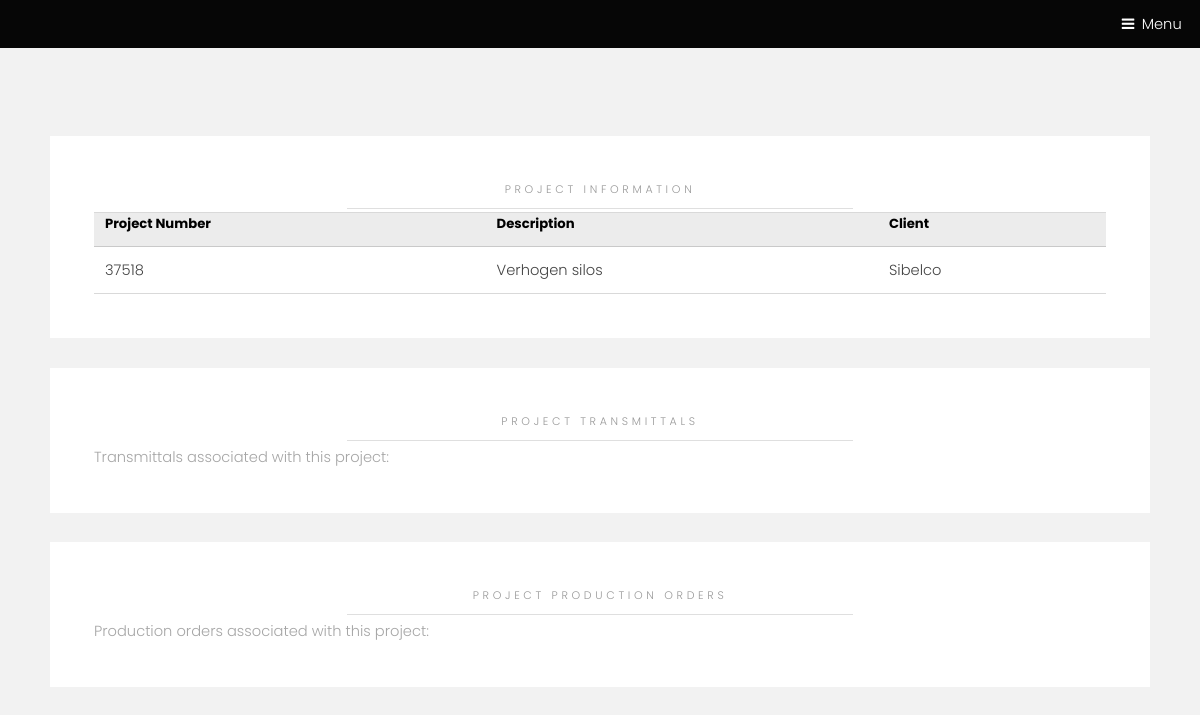
The app's page /pages/projectDetails.php?projectNumber=37518 with its own data.
### tables this page shows
CREATE TABLE `Projects` (
  `ProjectID` int NOT NULL AUTO_INCREMENT,
  `Number` varchar(10) NOT NULL,
  `Description` varchar(60) NOT NULL,
  `Client` varchar(60) DEFAULT NULL,
  `Status_ID` int DEFAULT NULL,
  PRIMARY KEY (`ProjectID`),
  KEY `fk_Project_State_ID_idx` (`Status_ID`),
  CONSTRAINT `fk_Project_State_ID` FOREIGN KEY (`Status_ID`) REFERENCES `ProjectStates` (`ProjectState_ID`)
);

### pages/projectDetails.php (the view, shortened to what this page needs)
<html>
	<head>
		<link rel="stylesheet" href="../assets/css/main.css" />
        <?php include("../scripts/menu.php"); ?>
	</head>
	<body class="subpage">
		<header id="header">
			<a href="#menu">Menu</a>
		</header>
		<section id="one" class="wrapper style2">
			<div class="inner">
				<div class="box">
					<div class="content">
						<header class="align-center">
							<p>Project Information</p>
						</header>
                        <?php
							$query = "SELECT Number, Description, Client FROM minimaze.Projects WHERE Number='" . $_GET["projectNumber"] . "'";
                            $result = $conn->query($query);
                            if ($result && $result->num_rows > 0) {
                                echo "<table border='1'>
                                        <tr>
                                            <th>Project Number</th>
                                            <th>Description</th>
                                            <th>Client</th>
                                        </tr>";
                                while($row = $result->fetch_assoc()) {
                                    echo "<tr>
                                            <td>" . $row['Number'] . "</td>
                                            <td>" . $row['Description'] . "</td>
                                            <td>" . $row['Client'] . "</td>
                                          </tr>";
                                }
                                echo "</table>";
                            } else {
                                echo "<p>Project not found.</p>";
                            }
                        ?>
        			</div>
				</div>
			</div>
			<div class="inner">
				<div class="box">
					<div class="content">
						<header class="align-center">
							<p>Project Transmittals</p>
						</header>
                        <p>Transmittals associated with this project:</p>
        			</div>
				</div>
			</div>
            <div class="inner">
				<div class="box">
					<div class="content">
						<header class="align-center">
							<p>Project Production orders</p>
						</header>
                        <p>Production orders associated with this project:</p>
        			</div>
				</div>
			</div>
        </section>
  </body>
</html>

### assets/css/main.css (style rules this page uses)
html, body, div, span, applet, object, iframe, h1, h2, h3, h4, h5, h6, p, blockquote, pre, a, abbr, acronym, address, big, cite, code, del, dfn, em, img, ins, kbd, q, s, samp, small, strike, strong, sub, sup, tt, var, b, u, i, center, dl, dt, dd, ol, ul, li, fieldset, form, label, legend, table, caption, tbody, tfoot, thead, tr, th, td, article, aside, canvas, details, embed, figure, figcaption, footer, header, hgroup, menu, nav, output, ruby, section, summary, time, mark, audio, video { margin: 0; padding: 0; border: 0; font-size: 100%; font: inherit; vertical-align: baseline; }
article, aside, details, figcaption, figure, footer, header, hgroup, menu, nav, section { display: block; }
body { line-height: 1; }
table { border-collapse: collapse; border-spacing: 0; }
body { -webkit-text-size-adjust: none; }
*, *:before, *:after { -moz-box-sizing: border-box; -webkit-box-sizing: border-box; box-sizing: border-box; }
body { -ms-overflow-style: scrollbar; }
body { background: #fff; }
html { font-size: 13pt; }
@media screen and (max-width: 1680px) { html { font-size: 11pt; } }
@media screen and (max-width: 1280px) { html { font-size: 11pt; } }
body { background-color: #fff; color: #444; }
body, input, select, textarea { font-family: "Poppins", sans-serif; font-weight: 300; font-size: 1rem; line-height: 1.65; }
a { text-decoration: underline; }
p { margin: 0 0 2rem 0; }
.align-center { text-align: center; }
a { color: #8a4680; }
.box { margin-bottom: 2rem; background: #FFF; }
.box header p { text-transform: uppercase; font-size: .75rem; font-weight: 300; margin: 0 0 .25rem 0; padding: 0 0 .75rem 0; letter-spacing: .25rem; }
.box header p:after { content: ''; position: absolute; margin: auto; right: 0; bottom: 0; left: 0; width: 50%; height: 1px; background-color: rgba(0, 0, 0, 0.125); }
.box .content { padding: 3rem; }
.box > :last-child, .box > :last-child > :last-child, .box > :last-child > :last-child > :last-child { margin-bottom: 0; }
.box { border-color: rgba(144, 144, 144, 0.25); }
header p { position: relative; margin: 0 0 1.5rem 0; }
header p { color: #bbb; }
table { margin: 0 0 2rem 0; width: 100%; }
table tbody tr { border: solid 1px; border-left: 0; border-right: 0; }
table td { padding: 0.75rem 0.75rem; }
table th { font-size: 0.9rem; font-weight: 700; padding: 0 0.75rem 0.75rem 0.75rem; text-align: left; }
table tbody tr { border-color: rgba(144, 144, 144, 0.25); }
table tbody tr:nth-child(2n + 1) { background-color: rgba(144, 144, 144, 0.075); }
table th { color: #555; }
.wrapper { padding: 6rem 0 4rem 0 ; position: relative; margin: 0; }
.wrapper > .inner { margin: 0 auto; width: 80rem; }
.wrapper.style2 { background-color: #f2f2f2; color: #a6a6a6; }
.wrapper.style2 .box { border-color: rgba(0, 0, 0, 0.15); }
.wrapper.style2 header p { color: #999999; }
.wrapper.style2 table tbody tr { border-color: rgba(0, 0, 0, 0.15); }
.wrapper.style2 table tbody tr:nth-child(2n + 1) { background-color: rgba(0, 0, 0, 0.075); }
.wrapper.style2 table th { color: #000; }
@media screen and (max-width: 1280px) { .wrapper > .inner { width: 75rem; } }
body.subpage { padding-top: 3.25em; }
#header { background: rgba(0, 0, 0, 0.975); color: #a6a6a6; cursor: default; height: 3.25em; left: 0; line-height: 3.25em; position: fixed; text-align: right; top: 0; width: 100%; z-index: 10001; }
#header > a { -moz-transition: color 0.2s ease-in-out; -webkit-transition: color 0.2s ease-in-out; -ms-transition: color 0.2s ease-in-out; transition: color 0.2s ease-in-out; display: inline-block; padding: 0 0.75em; color: inherit; text-decoration: none; color: #FFF; }
#header > a[href="#menu"] { text-decoration: none; -webkit-tap-highlight-color: transparent; }
#header > a[href="#menu"]:before { content: ""; -moz-osx-font-smoothing: grayscale; -webkit-font-smoothing: antialiased; font-family: FontAwesome; font-style: normal; font-weight: normal; text-transform: none !important; }
#header > a[href="#menu"]:before { margin: 0 0.5em 0 0; }
#header > a:last-child { padding-right: 1.25em; }

### records on screen
projects: Number "37518", Description "Verhogen silos", Client "Sibelco"
